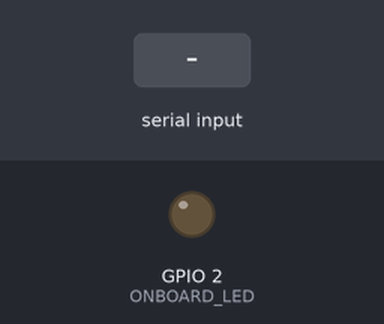
Bench run of a program on a simulated ESP32. Parts: output pins drawn as LEDs (lit = HIGH). Inputs (shaded band) come from the test bench. What the program prints to the serial monitor is not drawn.

Above: at 0.01 s.
At 1.2 s:
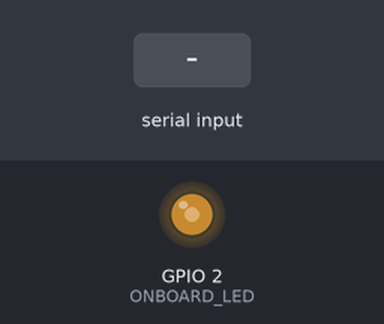
1.3 s: "1" received over the second serial link
Timing chart, 0 to 4.3 s (numbered marks = the images above; inputs shaded):
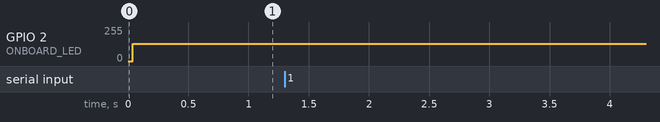

Measured:
- after the input at 1.3 s, every drawn part: stays the same

The program:

main.cpp
```cpp
#include <Arduino.h>

/*
 * There are three serial ports on the ESP known as U0UXD, U1UXD and U2UXD.
 *
 * U0UXD is used to communicate with the ESP32 for programming and during reset/boot.
 * U1UXD is unused and can be used for your projects. Some boards use this port for SPI Flash access though
 * U2UXD is unused and can be used for your projects.
 *
*/

#include <Arduino.h>

#define RXD2 16
#define TXD2 17

#define ONBOARD_LED  2
int ledState = LOW;

#define LED 2
hw_timer_t *My_timer = NULL;
volatile bool Send_d_f = false;

void IRAM_ATTR onTimer()
{
//digitalWrite(LED, !digitalRead(LED));
 Send_d_f = true;
}


void setup()
{
  // Note the format for setting a serial port is as follows: Serial2.begin(baud-rate, protocol, RX pin, TX pin);
  Serial.begin(9600);
   pinMode(ONBOARD_LED,OUTPUT);
  //Serial1.begin(9600, SERIAL_8N1, RXD2, TXD2);
  Serial2.begin(9600, SERIAL_8N1, RXD2, TXD2);
  Serial.println("Serial Txd is on pin: "+String(TX));
  Serial.println("Serial Rxd is on pin: "+String(RX));
  My_timer = timerBegin(0, 80, true);
  timerAttachInterrupt(My_timer, &onTimer, true);
  timerAlarmWrite(My_timer, 1000000, true);
  timerAlarmEnable(My_timer); //Just Enable


}

void loop()
 { //Choose Serial1 or Serial2 as required
   ledState = !ledState ;
   digitalWrite(ONBOARD_LED,ledState);

   // if(Send_d_f == true)
    //{

      // Serial2.println("Pranavkumarmoudgilisgoodboyhelloitsme or bye sdjsjsjwwjwmwmmwmm");
       //Send_d_f = false;

      //   while (Serial2.available())
      //  {
      //   Serial2.println("Pranav");
      //   Serial.print(char(Serial2.read()));
      //  }
    //}

     while (Serial2.available())
    {
      Serial2.println("Pranav");
      Serial.print(char(Serial2.read()));
    }

}
```
